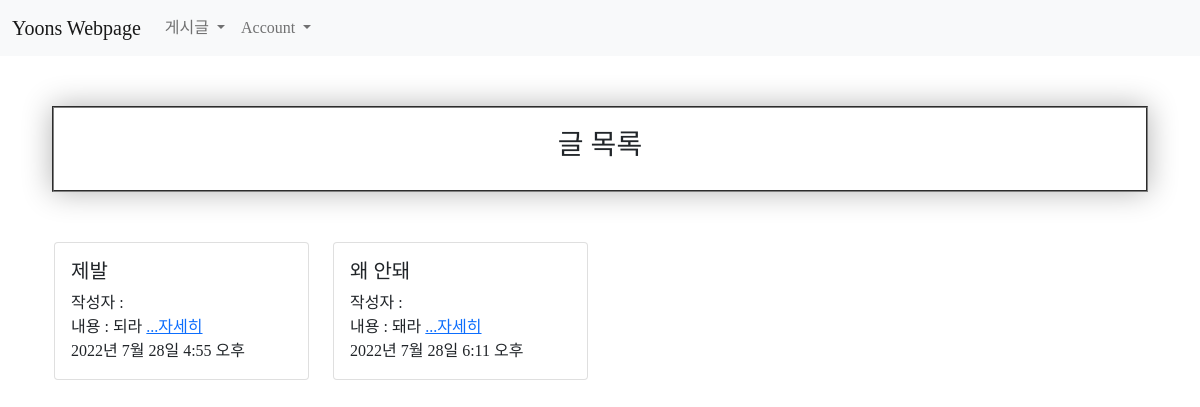
Page /list/ on the committed database.
### main/models.py (models this page shows, shortened)
class Post(models.Model):
    id = models.AutoField(primary_key=True)
    title = models.CharField(max_length=200)
    writer = models.ForeignKey(User, on_delete=models.CASCADE)
    pub_date = models.DateTimeField()
    body = models.TextField()
    image = models.ImageField(upload_to = "post/", blank=True, null=True)
    like_user_set = models.ManyToManyField(User, blank=True, related_name='likes_user_set',through='Like')
    dislike_user_set = models.ManyToManyField(User, blank=True, related_name='dislikes_user_set',through='Dislike')
    def summary(self):
        return self.body[:20]

### main/views.py (the view)
# urls.py: path('list/', list, name="list"),
def list(request):
    posts = Post.objects.all()
    return render(request, 'main/list.html',{'posts':posts})

### main/templates/main/list.html
{% extends 'base.html' %}
{% load static %}
{% block content %}
    <div class="hello">
        <h3>글 목록</h3></div>
    <div class="container">
        <div class="row">
            {% for post in posts %}
                <div class="col-md-3 col-6 item_list__card">
                    <div class="card" style="font-family: 'scd3';">
                            <div class="card-body" style="font-size:16px">
                                <h5 class="card-title">{{ post.title }}</h5>
                                작성자 : {{post.writer.last_name}}{{post.writer.first_name}}<br>
                                내용 : {{post.summary}}
                                <a href="{% url 'main:detail' post.id %}">...자세히</a><br>
                                {{post.pub_date}}
                                <br>
                            </div>
                    </div>
                </div>
            {% endfor %}
        </div>
    </div>
{% endblock content %}

### sns_project/static/css/show.css (style rules this page uses)
.hello { font-family: 'scd5'; text-align: center; margin: 10px; padding: 20px; border: 2px groove gray; box-shadow: 0 0 30px 0 rgba(0,0,0,0.3); }
.container { margin-top: 50px; margin-bottom: 50px; }
.card { margin-bottom: 30px; }

### rows in the picture
Post: title "제발", summary "되라", pub_date "2022년 7월 28일 4:55 오후"
Post: title "왜 안돼", summary "돼라", pub_date "2022년 7월 28일 6:11 오후"
